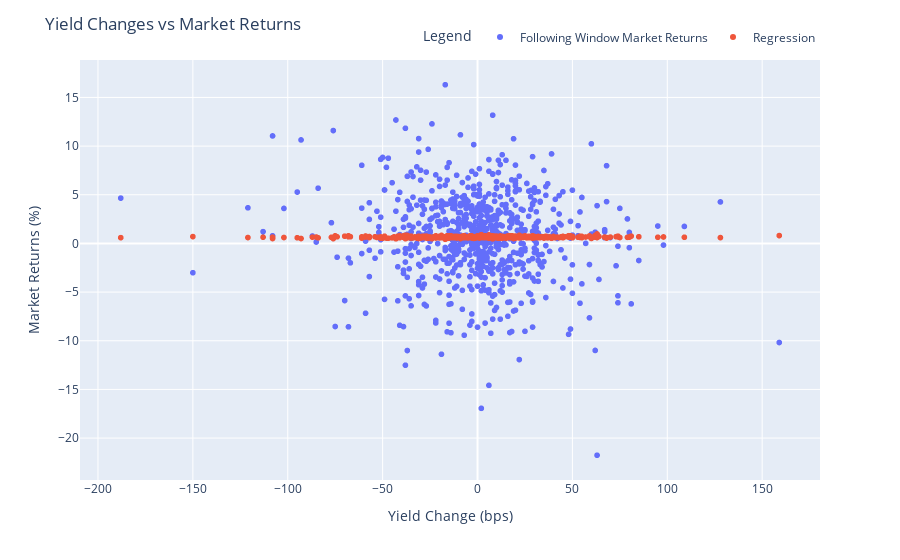

Notebook code for this chart:
### Code cell
# Fit OLS regression model
model = sm.OLS(rates_vs_market['Following Window Market Returns'], sm.add_constant(rates_vs_market['Window Yield Change'])).fit()
alpha = model.params.iloc[0]
beta = model.params.iloc[1]
rates_vs_market['Regression'] = alpha + (beta*rates_vs_market['Following Window Market Returns'])

# Plot rates vs market in shifted window
fig = px.scatter(rates_vs_market,
           x='Window Yield Change',
           y=['Following Window Market Returns', 'Regression'],
                 width=900)

fig.update_layout(title="Yield Changes vs Market Returns",
    xaxis_title="Yield Change (bps)",
    yaxis_title="Market Returns (%)",
    legend=dict(title='Legend',
                            orientation="h",
                            yanchor="bottom",
                            y=1.02,
                            xanchor="right",
                            x=1))

fig.show()

### Figure 1 — Plotly figure (JSON) as saved in the notebook; plotly's stock layout.template omitted (floating-point values rounded to 4 significant figures; data arrays with more than 128 entries replaced by an {"elided": "..."} marker saying what was removed)
{"data": [{"hovertemplate": "variable=Following Window Market Returns<br>Window Yield Change=%{x}<br>value=%{y}<extra></extra>", "legendgroup": "Following Window Market Returns", "marker": {"color": "#636efa", "symbol": "circle"}, "mode": "markers", "name": "Following Window Market Returns", "showlegend": true, "type": "scattergl", "x": {"elided": "742 float values"}, "xaxis": "x", "y": {"elided": "742 float values"}, "yaxis": "y"}, {"hovertemplate": "variable=Regression<br>Window Yield Change=%{x}<br>value=%{y}<extra></extra>", "legendgroup": "Regression", "marker": {"color": "#EF553B", "symbol": "circle"}, "mode": "markers", "name": "Regression", "showlegend": true, "type": "scattergl", "x": {"elided": "742 float values"}, "xaxis": "x", "y": {"elided": "742 float values"}, "yaxis": "y"}], "layout": {"legend": {"orientation": "h", "title": {"text": "Legend"}, "tracegroupgap": 0, "x": 1, "xanchor": "right", "y": 1.02, "yanchor": "bottom"}, "margin": {"t": 60}, "title": {"text": "Yield Changes vs Market Returns"}, "width": 900, "xaxis": {"anchor": "y", "domain": [0, 1], "title": {"text": "Yield Change (bps)"}}, "yaxis": {"anchor": "x", "domain": [0, 1], "title": {"text": "Market Returns (%)"}}}}
